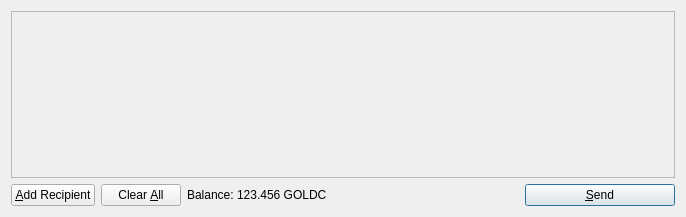
<?xml version="1.0" encoding="UTF-8"?>
<ui version="4.0">
 <class>SendCoinsDialog</class>
 <widget class="QDialog" name="SendCoinsDialog">
  <property name="geometry">
   <rect>
    <x>0</x>
    <y>0</y>
    <width>686</width>
    <height>217</height>
   </rect>
  </property>
  <property name="windowTitle">
   <string>Send Coins</string>
  </property>
  <layout class="QVBoxLayout" name="verticalLayout">
   <item>
    <widget class="QScrollArea" name="scrollArea">
     <property name="widgetResizable">
      <bool>true</bool>
     </property>
     <widget class="QWidget" name="scrollAreaWidgetContents">
      <property name="geometry">
       <rect>
        <x>0</x>
        <y>0</y>
        <width>666</width>
        <height>165</height>
       </rect>
      </property>
      <layout class="QVBoxLayout" name="verticalLayout_2">
       <property name="margin">
        <number>0</number>
       </property>
       <item>
        <layout class="QVBoxLayout" name="entries">
         <property name="spacing">
          <number>6</number>
         </property>
        </layout>
       </item>
       <item>
        <spacer name="verticalSpacer">
         <property name="orientation">
          <enum>Qt::Vertical</enum>
         </property>
         <property name="sizeHint" stdset="0">
          <size>
           <width>20</width>
           <height>40</height>
          </size>
         </property>
        </spacer>
       </item>
      </layout>
     </widget>
    </widget>
   </item>
   <item>
    <layout class="QHBoxLayout" name="horizontalLayout">
     <item>
      <widget class="QPushButton" name="addButton">
       <property name="toolTip">
        <string>Send to multiple recipients at once</string>
       </property>
       <property name="text">
        <string>&amp;Add Recipient</string>
       </property>
       <property name="icon">
        <iconset resource="../bitcoin.qrc">
         <normaloff>:/icons/add</normaloff>:/icons/add</iconset>
       </property>
       <property name="autoDefault">
        <bool>false</bool>
       </property>
      </widget>
     </item>
     <item>
      <widget class="QPushButton" name="clearButton">
       <property name="sizePolicy">
        <sizepolicy hsizetype="Minimum" vsizetype="Fixed">
         <horstretch>0</horstretch>
         <verstretch>0</verstretch>
        </sizepolicy>
       </property>
       <property name="toolTip">
        <string>Remove all transaction fields</string>
       </property>
       <property name="text">
        <string>Clear &amp;All</string>
       </property>
       <property name="icon">
        <iconset resource="../bitcoin.qrc">
         <normaloff>:/icons/remove</normaloff>:/icons/remove</iconset>
       </property>
       <property name="autoRepeatDelay">
        <number>300</number>
       </property>
       <property name="autoDefault">
        <bool>false</bool>
       </property>
      </widget>
     </item>
     <item>
      <layout class="QHBoxLayout" name="horizontalLayout_2">
       <property name="spacing">
        <number>3</number>
       </property>
       <item>
        <widget class="QLabel" name="label">
         <property name="text">
          <string>Balance:</string>
         </property>
        </widget>
       </item>
       <item>
        <widget class="QLabel" name="labelBalance">
         <property name="cursor">
          <cursorShape>IBeamCursor</cursorShape>
         </property>
         <property name="text">
          <string>123.456 GOLDC</string>
         </property>
         <property name="textInteractionFlags">
          <set>Qt::LinksAccessibleByMouse|Qt::TextSelectableByKeyboard|Qt::TextSelectableByMouse</set>
         </property>
        </widget>
       </item>
      </layout>
     </item>
     <item>
      <spacer name="horizontalSpacer">
       <property name="orientation">
        <enum>Qt::Horizontal</enum>
       </property>
       <property name="sizeHint" stdset="0">
        <size>
         <width>40</width>
         <height>20</height>
        </size>
       </property>
      </spacer>
     </item>
     <item>
      <widget class="QPushButton" name="sendButton">
       <property name="minimumSize">
        <size>
         <width>150</width>
         <height>0</height>
        </size>
       </property>
       <property name="toolTip">
        <string>Confirm the send action</string>
       </property>
       <property name="text">
        <string>&amp;Send</string>
       </property>
       <property name="icon">
        <iconset resource="../bitcoin.qrc">
         <normaloff>:/icons/send</normaloff>:/icons/send</iconset>
       </property>
       <property name="default">
        <bool>true</bool>
       </property>
      </widget>
     </item>
    </layout>
   </item>
  </layout>
 </widget>
 <resources>
  <include location="../bitcoin.qrc"/>
 </resources>
 <connections/>
</ui>
